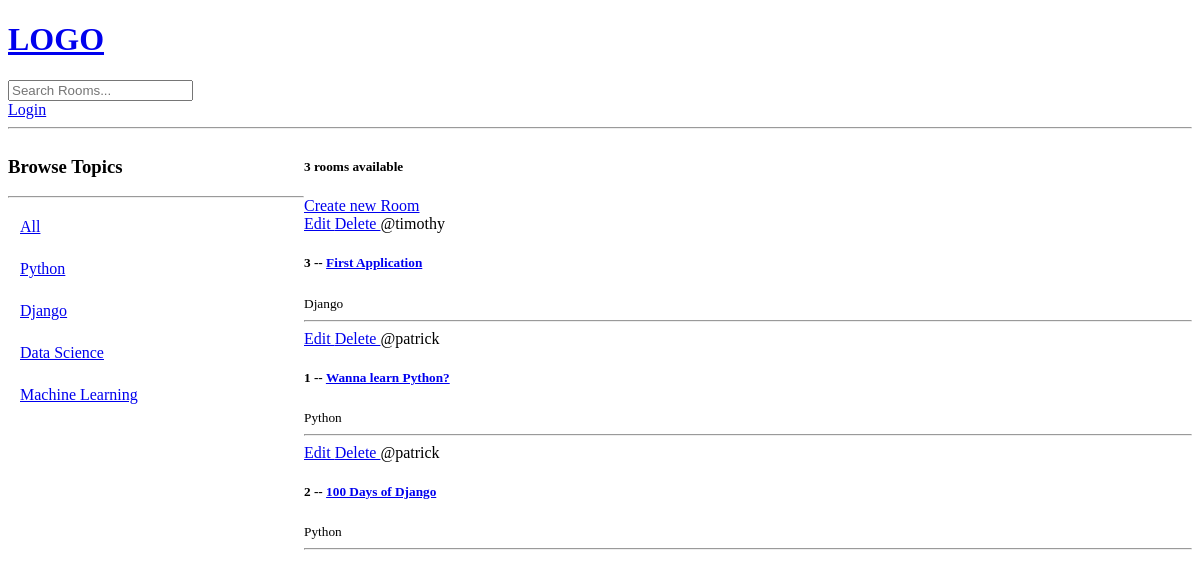
The app's page /, older data.
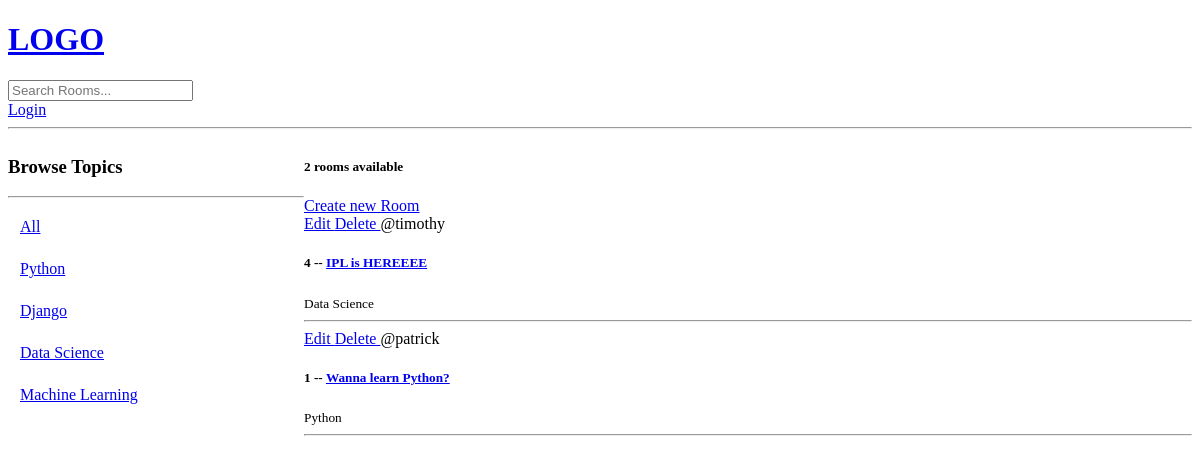
The same page, newer data.
### base/models.py (models this page shows, shortened)
class Topic(models.Model):
    name = models.CharField(max_length=200)
    def __str__(self) -> str:
        return self.name

class Room(models.Model):
    host = models.ForeignKey(User, on_delete=models.SET_NULL, null=True)
    topic = models.ForeignKey(Topic, on_delete=models.SET_NULL, null=True)
    name = models.CharField(max_length=200)
    desc = models.TextField(null=True, blank=True)
    updated = models.DateTimeField(auto_now=True)
    created = models.DateTimeField(auto_now_add=True)
    class Meta:
        ordering = ['-updated', '-created']

### base/views.py (the view)
# urls.py: path('', views.home, name="home"),
def home(request):
    query = request.GET.get('q') if request.GET.get('q') != None else ''
    rooms = Room.objects.filter(
        Q(topic__name__icontains = query) |
        Q(name__icontains = query) |
        Q(desc__icontains = query)
    )
    topics = Topic.objects.all()
    room_count = rooms.count()
    context = {'rooms':rooms, 'topics':topics, 'room_count': room_count}
    return render(request, 'base/home.html', context)

### base/templates/base/home.html (shortened to what this page needs)
{% extends 'main.html' %}
{% block content %}
<div class="home-container">
    <div>
        <h3> Browse Topics</h3>
        <hr>
        <div class="topic-item">
            <a href = "{% url 'home' %}"> All </a>
        </div>
        {% for topic in topics %}
            <div class="topic-item">
                <a href = "{% url 'home' %}?q={{topic.name}}"> {{topic}} </a>
            </div>
        {% endfor %}
    </div>
    <div>
        <h5> {{ room_count }} rooms available </h5>
        <a href="{% url 'create-room' %}"> Create new Room </a>
        <div>
            {% for room in rooms %}
            <div>
                <a href="{% url 'update-room' room.id %}"> Edit </a>
                <a href="{% url 'delete-room' room.id%}"> Delete </a>
                <span>@{{room.host.username}}</span>
                <h5> {{room.id}} -- <a href="{% url 'room' room.id %}"> {{room.name}} </a> </h5>
                <small>{{room.topic.name}}</small>
                <hr />
            </div>
            {% endfor %}
        </div>
    </div>
</div>
{%endblock content%}

Row changes from the older to the newer data that the page shows:
removed Room: host.username "timothy", id "3", name "First Application", topic.name "Django"
removed Room: host.username "patrick", id "2", name "100 Days of Django", topic.name "Python"
added Room: host.username "timothy", id "4", name "IPL is HEREEEE", topic.name "Data Science"
Text that changed along with them:
{{ room_count }}: "3" → "2"
